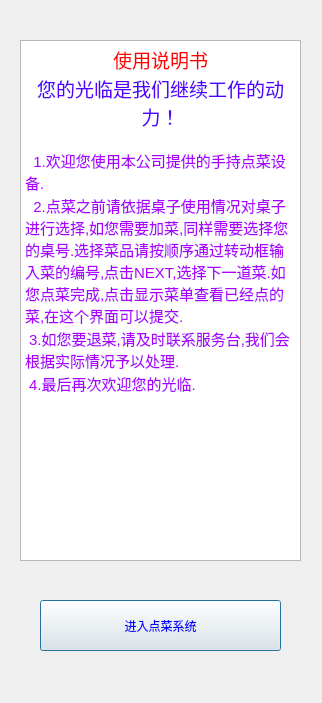
<?xml version="1.0" encoding="UTF-8"?>
<ui version="4.0">
 <class>illus</class>
 <widget class="QDialog" name="illus">
  <property name="geometry">
   <rect>
    <x>0</x>
    <y>0</y>
    <width>322</width>
    <height>703</height>
   </rect>
  </property>
  <property name="windowTitle">
   <string>Dialog</string>
  </property>
  <property name="styleSheet">
   <string notr="true">background-image: url(:/new/prefix1/dddd.jpg);</string>
  </property>
  <widget class="QPushButton" name="pushButton">
   <property name="geometry">
    <rect>
     <x>40</x>
     <y>600</y>
     <width>241</width>
     <height>51</height>
    </rect>
   </property>
   <property name="styleSheet">
    <string notr="true">
font: 12pt &quot;Bitstream Charter&quot;;
color: rgb(0, 0, 255);</string>
   </property>
   <property name="text">
    <string>进入点菜系统</string>
   </property>
  </widget>
  <widget class="QTextEdit" name="textEdit">
   <property name="geometry">
    <rect>
     <x>20</x>
     <y>40</y>
     <width>281</width>
     <height>521</height>
    </rect>
   </property>
   <property name="styleSheet">
    <string notr="true">background-image: url(:/new/prefix1/123.jpg);</string>
   </property>
   <property name="html">
    <string>&lt;!DOCTYPE HTML PUBLIC &quot;-//W3C//DTD HTML 4.0//EN&quot; &quot;http://www.w3.org/TR/REC-html40/strict.dtd&quot;&gt;
&lt;html&gt;&lt;head&gt;&lt;meta name=&quot;qrichtext&quot; content=&quot;1&quot; /&gt;&lt;style type=&quot;text/css&quot;&gt;
p, li { white-space: pre-wrap; }
&lt;/style&gt;&lt;/head&gt;&lt;body style=&quot; font-family:'SimSun'; font-size:9pt; font-weight:400; font-style:normal;&quot;&gt;
&lt;table border=&quot;0&quot; style=&quot;-qt-table-type: root; margin-top:4px; margin-bottom:4px; margin-left:4px; margin-right:4px;&quot;&gt;
&lt;tr&gt;
&lt;td style=&quot;border: none;&quot;&gt;
&lt;p align=&quot;center&quot; style=&quot; margin-top:0px; margin-bottom:0px; margin-left:0px; margin-right:0px; -qt-block-indent:0; text-indent:0px;&quot;&gt;&lt;span style=&quot; font-family:'Sans'; font-size:14pt; color:#ff0000;&quot;&gt;使用说明书&lt;/span&gt;&lt;/p&gt;
&lt;p align=&quot;center&quot; style=&quot; margin-top:0px; margin-bottom:0px; margin-left:0px; margin-right:0px; -qt-block-indent:0; text-indent:0px;&quot;&gt;&lt;span style=&quot; font-family:'Sans'; font-size:14pt; color:#5500ff;&quot;&gt;您的光临是我们继续工作的动力！&lt;/span&gt;&lt;/p&gt;
&lt;p align=&quot;center&quot; style=&quot;-qt-paragraph-type:empty; margin-top:0px; margin-bottom:0px; margin-left:0px; margin-right:0px; -qt-block-indent:0; text-indent:0px; font-family:'Sans'; font-size:11pt; color:#5500ff;&quot;&gt;&lt;br /&gt;&lt;/p&gt;
&lt;p style=&quot; margin-top:0px; margin-bottom:0px; margin-left:0px; margin-right:0px; -qt-block-indent:0; text-indent:0px;&quot;&gt;&lt;span style=&quot; font-family:'Sans'; font-size:11pt;&quot;&gt; &lt;/span&gt;&lt;span style=&quot; font-family:'Sans'; font-size:11pt; color:#aa00ff;&quot;&gt; 1.欢迎您使用本公司提供的手持点菜设备.&lt;/span&gt;&lt;/p&gt;
&lt;p style=&quot; margin-top:0px; margin-bottom:0px; margin-left:0px; margin-right:0px; -qt-block-indent:0; text-indent:0px;&quot;&gt;&lt;span style=&quot; font-family:'Sans'; font-size:11pt; color:#aa00ff;&quot;&gt;  2.点菜之前请依据桌子使用情况对桌子进行选择,如您需要加菜,同样需要选择您的桌号.选择菜品请按顺序通过转动框输入菜的编号,点击NEXT,选择下一道菜.如您点菜完成,点击显示菜单查看已经点的菜,在这个界面可以提交.&lt;/span&gt;&lt;/p&gt;
&lt;p style=&quot; margin-top:0px; margin-bottom:0px; margin-left:0px; margin-right:0px; -qt-block-indent:0; text-indent:0px;&quot;&gt;&lt;span style=&quot; font-family:'Sans'; font-size:11pt; color:#aa00ff;&quot;&gt; 3.如您要退菜,请及时联系服务台,我们会根据实际情况予以处理.&lt;/span&gt;&lt;/p&gt;
&lt;p style=&quot; margin-top:0px; margin-bottom:0px; margin-left:0px; margin-right:0px; -qt-block-indent:0; text-indent:0px;&quot;&gt;&lt;span style=&quot; font-family:'Sans'; font-size:11pt; color:#aa00ff;&quot;&gt; 4.最后再次欢迎您的光临.&lt;/span&gt;&lt;/p&gt;
&lt;p style=&quot;-qt-paragraph-type:empty; margin-top:0px; margin-bottom:0px; margin-left:0px; margin-right:0px; -qt-block-indent:0; text-indent:0px; font-family:'Sans'; font-size:11pt; color:#55ff00;&quot;&gt;&lt;br /&gt;&lt;/p&gt;&lt;/td&gt;&lt;/tr&gt;&lt;/table&gt;&lt;/body&gt;&lt;/html&gt;</string>
   </property>
  </widget>
 </widget>
 <resources/>
 <connections/>
</ui>
